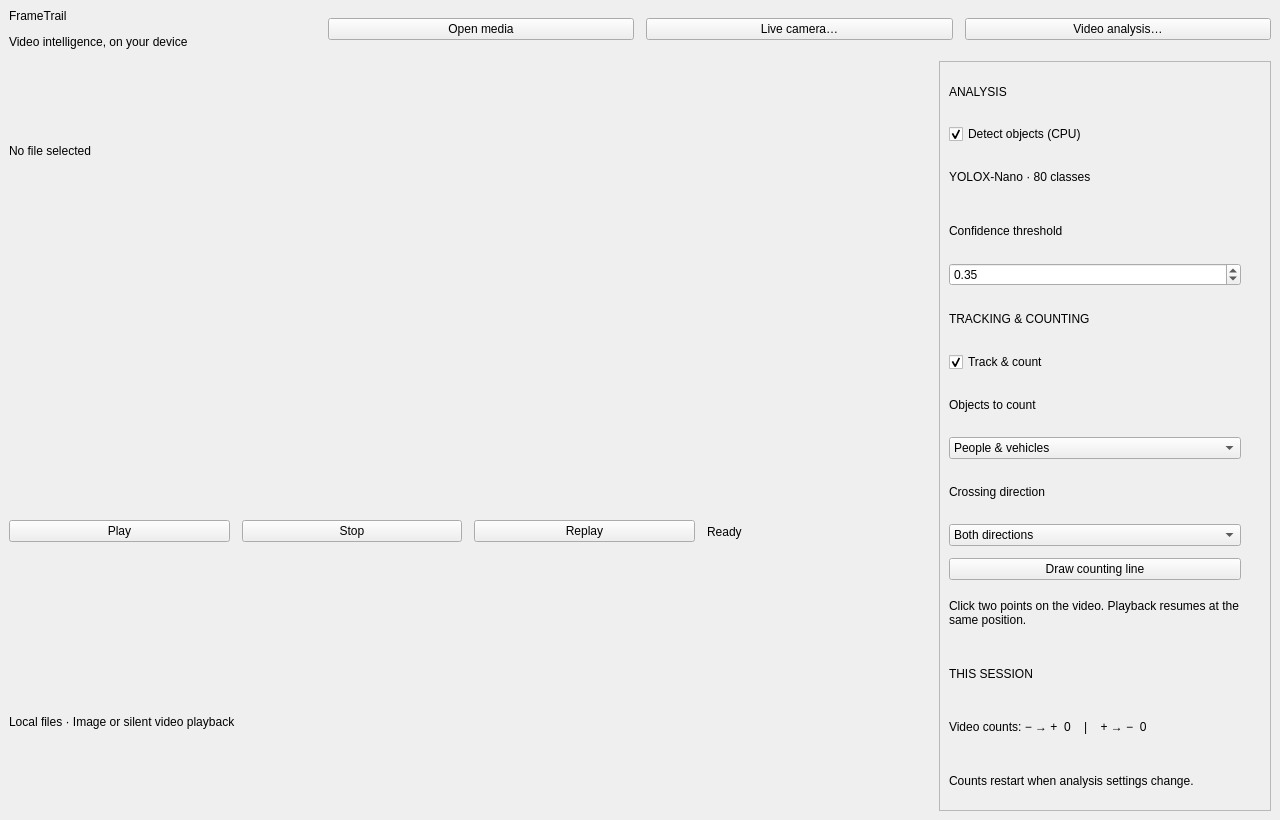
<?xml version="1.0" ?>
<ui version="4.0">
 <class>PreviewLayout</class>
 <widget class="QMainWindow" name="PreviewLayout">
  <property name="geometry">
   <rect>
    <x>0</x>
    <y>0</y>
    <width>1280</width>
    <height>820</height>
   </rect>
  </property>
  <widget class="QWidget" name="shell">
   <layout class="QVBoxLayout" name="rootLayout">
    <property name="spacing">
     <number>12</number>
    </property>
    <item>
     <layout class="QHBoxLayout" name="header">
      <property name="spacing">
       <number>12</number>
      </property>
      <item>
       <layout class="QVBoxLayout" name="branding">
        <property name="spacing">
         <number>12</number>
        </property>
        <item>
         <widget class="QLabel" name="title">
          <property name="text">
           <string>FrameTrail</string>
          </property>
          <property name="wordWrap">
           <bool>true</bool>
          </property>
         </widget>
        </item>
        <item>
         <widget class="QLabel" name="subtitle">
          <property name="text">
           <string>Video intelligence, on your device</string>
          </property>
          <property name="wordWrap">
           <bool>true</bool>
          </property>
         </widget>
        </item>
       </layout>
      </item>
      <item>
       <widget class="QPushButton" name="open">
        <property name="text">
         <string>Open media</string>
        </property>
        <property name="role" stdset="0">
         <string>primary</string>
        </property>
       </widget>
      </item>
      <item>
       <widget class="QPushButton" name="liveCamera">
        <property name="text">
         <string>Live camera…</string>
        </property>
       </widget>
      </item>
      <item>
       <widget class="QPushButton" name="savedAnalysis">
        <property name="text">
         <string>Video analysis…</string>
        </property>
       </widget>
      </item>
     </layout>
    </item>
    <item>
     <layout class="QHBoxLayout" name="workspace">
      <property name="spacing">
       <number>12</number>
      </property>
      <item>
       <layout class="QVBoxLayout" name="videoColumn">
        <property name="spacing">
         <number>12</number>
        </property>
        <item>
         <widget class="QLabel" name="source">
          <property name="text">
           <string>No file selected</string>
          </property>
          <property name="wordWrap">
           <bool>true</bool>
          </property>
         </widget>
        </item>
        <item>
         <widget class="FrameCanvas" name="frameCanvas"/>
        </item>
        <item>
         <layout class="QHBoxLayout" name="playback">
          <property name="spacing">
           <number>12</number>
          </property>
          <item>
           <widget class="QPushButton" name="play">
            <property name="text">
             <string>Play</string>
            </property>
           </widget>
          </item>
          <item>
           <widget class="QPushButton" name="stop">
            <property name="text">
             <string>Stop</string>
            </property>
           </widget>
          </item>
          <item>
           <widget class="QPushButton" name="replay">
            <property name="text">
             <string>Replay</string>
            </property>
           </widget>
          </item>
          <item>
           <widget class="QLabel" name="state">
            <property name="text">
             <string>Ready</string>
            </property>
            <property name="wordWrap">
             <bool>true</bool>
            </property>
           </widget>
          </item>
         </layout>
        </item>
        <item>
         <widget class="QLabel" name="details">
          <property name="text">
           <string>Local files · Image or silent video playback</string>
          </property>
          <property name="wordWrap">
           <bool>true</bool>
          </property>
          <property name="role" stdset="0">
           <string>muted</string>
          </property>
         </widget>
        </item>
       </layout>
      </item>
      <item>
       <widget class="QScrollArea" name="settingsScroll">
        <property name="widgetResizable">
         <bool>true</bool>
        </property>
        <property name="minimumSize">
         <size>
          <width>314</width>
          <height>0</height>
         </size>
        </property>
        <property name="maximumSize">
         <size>
          <width>332</width>
          <height>16777215</height>
         </size>
        </property>
        <widget class="QFrame" name="inspector">
         <property name="minimumSize">
          <size>
           <width>290</width>
           <height>0</height>
          </size>
         </property>
         <property name="maximumSize">
          <size>
           <width>310</width>
           <height>16777215</height>
          </size>
         </property>
         <layout class="QVBoxLayout" name="inspectorLayout">
          <property name="spacing">
           <number>12</number>
          </property>
          <item>
           <widget class="QLabel" name="analysisSection">
            <property name="text">
             <string>ANALYSIS</string>
            </property>
            <property name="wordWrap">
             <bool>true</bool>
            </property>
            <property name="role" stdset="0">
             <string>section</string>
            </property>
           </widget>
          </item>
          <item>
           <widget class="QCheckBox" name="detectObjects">
            <property name="text">
             <string>Detect objects (CPU)</string>
            </property>
            <property name="checked">
             <bool>true</bool>
            </property>
           </widget>
          </item>
          <item>
           <widget class="QLabel" name="modelLabel">
            <property name="text">
             <string>YOLOX-Nano · 80 classes</string>
            </property>
            <property name="wordWrap">
             <bool>true</bool>
            </property>
            <property name="role" stdset="0">
             <string>muted</string>
            </property>
           </widget>
          </item>
          <item>
           <widget class="QLabel" name="confidenceLabel">
            <property name="text">
             <string>Confidence threshold</string>
            </property>
            <property name="wordWrap">
             <bool>true</bool>
            </property>
           </widget>
          </item>
          <item>
           <widget class="QDoubleSpinBox" name="confidence">
            <property name="minimum">
             <double>0.05</double>
            </property>
            <property name="maximum">
             <double>0.95</double>
            </property>
            <property name="singleStep">
             <double>0.05</double>
            </property>
            <property name="value">
             <double>0.35</double>
            </property>
            <property name="accessibleName">
             <string>Confidence threshold</string>
            </property>
           </widget>
          </item>
          <item>
           <widget class="QLabel" name="trackingSection">
            <property name="text">
             <string>TRACKING &amp; COUNTING</string>
            </property>
            <property name="wordWrap">
             <bool>true</bool>
            </property>
            <property name="role" stdset="0">
             <string>section</string>
            </property>
           </widget>
          </item>
          <item>
           <widget class="QCheckBox" name="trackObjects">
            <property name="text">
             <string>Track &amp;&amp; count</string>
            </property>
            <property name="checked">
             <bool>true</bool>
            </property>
           </widget>
          </item>
          <item>
           <widget class="QLabel" name="classesLabel">
            <property name="text">
             <string>Objects to count</string>
            </property>
            <property name="wordWrap">
             <bool>true</bool>
            </property>
           </widget>
          </item>
          <item>
           <widget class="QComboBox" name="trackingClasses">
            <item>
             <property name="text">
              <string>People &amp; vehicles</string>
             </property>
            </item>
            <item>
             <property name="text">
              <string>People</string>
             </property>
            </item>
            <item>
             <property name="text">
              <string>Vehicles</string>
             </property>
            </item>
           </widget>
          </item>
          <item>
           <widget class="QLabel" name="directionLabel">
            <property name="text">
             <string>Crossing direction</string>
            </property>
            <property name="wordWrap">
             <bool>true</bool>
            </property>
           </widget>
          </item>
          <item>
           <widget class="QComboBox" name="crossingDirection">
            <item>
             <property name="text">
              <string>Both directions</string>
             </property>
            </item>
            <item>
             <property name="text">
              <string>− → +</string>
             </property>
            </item>
            <item>
             <property name="text">
              <string>+ → −</string>
             </property>
            </item>
           </widget>
          </item>
          <item>
           <widget class="QPushButton" name="drawLine">
            <property name="text">
             <string>Draw counting line</string>
            </property>
           </widget>
          </item>
          <item>
           <widget class="QLabel" name="lineHint">
            <property name="text">
             <string>Click two points on the video. Playback resumes at the same position.</string>
            </property>
            <property name="wordWrap">
             <bool>true</bool>
            </property>
            <property name="role" stdset="0">
             <string>muted</string>
            </property>
           </widget>
          </item>
          <item>
           <spacer name="inspectorSpace">
            <property name="orientation">
             <enum>Qt::Vertical</enum>
            </property>
           </spacer>
          </item>
          <item>
           <widget class="QLabel" name="crossingsSection">
            <property name="text">
             <string>THIS SESSION</string>
            </property>
            <property name="wordWrap">
             <bool>true</bool>
            </property>
            <property name="role" stdset="0">
             <string>section</string>
            </property>
           </widget>
          </item>
          <item>
           <widget class="QLabel" name="crossingCounts">
            <property name="text">
             <string>Video counts: − → +  0    |    + → −  0</string>
            </property>
            <property name="wordWrap">
             <bool>true</bool>
            </property>
           </widget>
          </item>
          <item>
           <widget class="QLabel" name="countsHint">
            <property name="text">
             <string>Counts restart when analysis settings change.</string>
            </property>
            <property name="wordWrap">
             <bool>true</bool>
            </property>
            <property name="role" stdset="0">
             <string>muted</string>
            </property>
           </widget>
          </item>
         </layout>
        </widget>
       </widget>
      </item>
     </layout>
    </item>
   </layout>
  </widget>
 </widget>
 <customwidgets>
  <customwidget>
   <class>FrameCanvas</class>
   <extends>QWidget</extends>
   <header>preview_window.hpp</header>
   <container>1</container>
  </customwidget>
 </customwidgets>
 <resources/>
 <connections/>
</ui>
